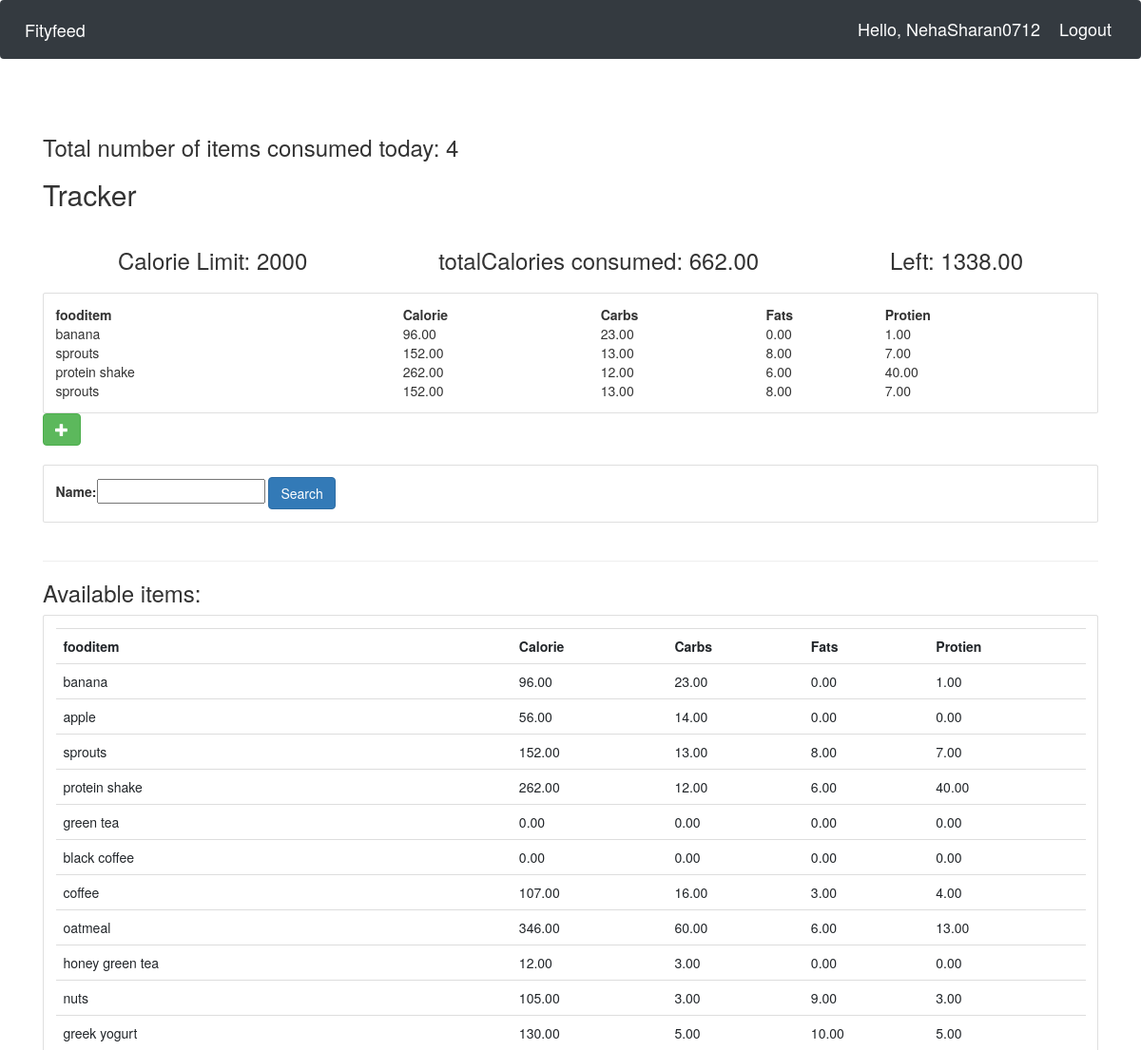
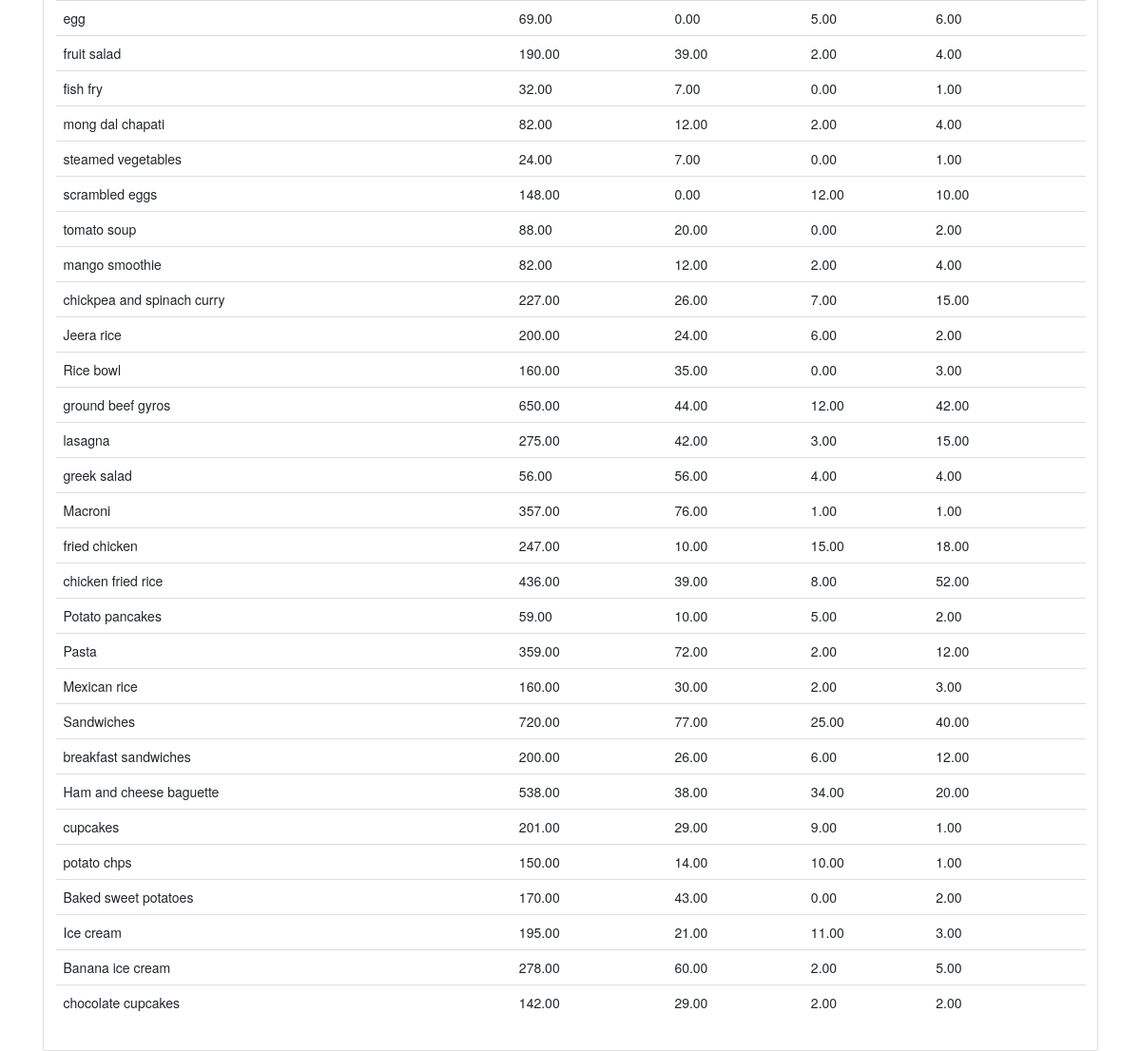
Screenshot of /user/ (signed in) with the database file from the repository (2 pictures, top to bottom).
### Fityfeed/models.py (models this page shows, shortened)
class Fooditem(models.Model):
    name = models.CharField(max_length=200)
    category = models.ManyToManyField(Category)
    carbohydrate = models.DecimalField(max_digits=5,decimal_places=2,default=0)
    fats = models.DecimalField(max_digits=5,decimal_places=2,default=0)
    protein = models.DecimalField(max_digits=5,decimal_places=2,default=0)
    calorie=models.DecimalField(max_digits=5,decimal_places=2,default=0,blank=True)
    quantity = models.IntegerField(default=1,null=True,blank=True)

### Fityfeed/views.py (the view)
# urls.py: path('user/',views.userPage,name='userPage'), #userPage
def userPage(request):
    user=request.user
    cust=user.customer
    fooditems=Fooditem.objects.filter()
    myfilter = fooditemFilter(request.GET,queryset=fooditems)
    fooditems=myfilter.qs
    total=UserFooditem.objects.all()
    myfooditems=total.filter(customer=cust)
    cnt=myfooditems.count()
    querysetFood=[]
    for food in myfooditems:
        querysetFood.append(food.fooditem.all())
    finalFoodItems=[]
    for items in querysetFood:
        for food_items in items:
            finalFoodItems.append(food_items)
    totalCalories=0
    for foods in finalFoodItems:
        totalCalories+=foods.calorie
    CalorieLeft=2000-totalCalories
    context={'CalorieLeft':CalorieLeft,'totalCalories':totalCalories,'cnt':cnt,'foodlist':finalFoodItems,'fooditem':fooditems,'myfilter':myfilter}
    return render(request,'user.html',context)

### Fityfeed/templates/user.html (shortened to what this page needs)
{% extends 'main.html' %}
{% block content %}
<head> <link rel="stylesheet" href="https://maxcdn.bootstrapcdn.com/bootstrap/3.3.7/css/bootstrap.min.css"></head>
<h3>Total number of items consumed today: {{cnt}}</h3>
<div class="today">
	<h2>Tracker</h2>
	<div class="flex-box-row">
		<h3>Calorie Limit: 2000</h3>
		<h3>totalCalories consumed: {{totalCalories}}</h3>
		<h3>Left: {{ CalorieLeft }}</h3>
	</div>
    <div class="card card-body">
        <table>
            <tr>
                <th>fooditem</th>
                <th>Calorie</th>
                <th>Carbs</th>
                <th>Fats</th>
                <th>Protien</th>
            </tr>
            {% for food in foodlist %}
            <tr>
                <td>{{food.name}}</td>
                <td> {{food.calorie}}</td>
                <td> {{food.carbohydrate}}</td>
                <td> {{food.fats}}</td>
				<td> {{food.protein}}</td>
			</tr>
            {% endfor %}
        </table>
	</div>
	<form action="{% url 'addFooditem' %}" method="POST">
		<button type="submit" class="btn btn-success">
			<span class="glyphicon glyphicon-plus"></span>
		</button>
	</form>
</div>
<br>
<div class="row">
	<div class="col">
		<div class="card card-body">
			<form method="get">
				{{myfilter.form}}
		    <button class="btn btn-primary" type="submit">Search</button>
		  </form>
		</div>
	</div>
</div>
<br>
<hr>
<h3>Available items:</h3>
<div class="row">
	<div class="col-md">
		<div class="card card-body">
			<table class="table table-sm">
				<tr>
					<th>fooditem</th>
					<th>Calorie</th>
					<th>Carbs</th>
					<th>Fats</th>
					<th>Protien</th>
				</tr>
				{% for food in fooditem %}
				<tr>
					<td>{{food.name}}</td>
					<td> {{food.calorie}}</td>
					<td> {{food.carbohydrate}}</td>
                    <td> {{food.fats}}</td>
                    <td> {{food.protein}}</td>
					</tr>
				{% endfor %}
			</table>
		</div>
	</div>
</div>
{% endblock %}

### Fityfeed/templates/main.html (shortened to what this page needs)
{% load static %}
<!DOCTYPE html>
<html lang="en">
<head>
    <link rel="stylesheet" href="https://stackpath.bootstrapcdn.com/bootstrap/4.5.0/css/bootstrap.min.css"0>
    <link rel="stylesheet" href="{% static 'css/main.css' %}">
</head>
<body>
    {% include 'navbar.html' %}
    <br>
    <br>
    <div class="container">
    {% block content %}{% endblock %}
    </div>
</body>
</html>

### Fityfeed/templates/navbar.html (shortened to what this page needs)
{% load static%}
<nav class="navbar navbar-expand-lg navbar-dark bg-dark">
    <a class="navbar-brand" href="{% url 'home' %}">Fityfeed</a>
    <span class="hello-msg">Hello, {{request.user}}</span>
    <span ><a  class="hello-msg" href="{% url 'logout' %}">Logout</a></span>
  </nav>

### static/css/main.css (style rules this page uses)
.flex-box-row { display:flex; padding : 10px; flex-wrap: wrap; justify-content: space-around; }

### Fityfeed/templates/navbar.html (style rules this page uses)
.hello-msg { font-size: 18px; color: #fff; margin-right: 20px; }

### rows the page displays
Fooditem: name "banana", calorie "96.00", carbohydrate "23.00", fats "0.00", protein "1.00"
Fooditem: name "sprouts", calorie "152.00", carbohydrate "13.00", fats "8.00", protein "7.00"
Fooditem: name "protein shake", calorie "262.00", carbohydrate "12.00", fats "6.00", protein "40.00"
Fooditem: name "apple", calorie "56.00", carbohydrate "14.00", fats "0.00", protein "0.00"
Fooditem: name "green tea", calorie "0.00", carbohydrate "0.00", fats "0.00", protein "0.00"
Fooditem: name "black coffee", calorie "0.00", carbohydrate "0.00", fats "0.00", protein "0.00"
Fooditem: name "coffee", calorie "107.00", carbohydrate "16.00", fats "3.00", protein "4.00"
Fooditem: name "oatmeal", calorie "346.00", carbohydrate "60.00", fats "6.00", protein "13.00"
Fooditem: name "honey green tea", calorie "12.00", carbohydrate "3.00", fats "0.00", protein "0.00"
Fooditem: name "nuts", calorie "105.00", carbohydrate "3.00", fats "9.00", protein "3.00"
Fooditem: name "greek yogurt", calorie "130.00", carbohydrate "5.00", fats "10.00", protein "5.00"
Fooditem: name "egg", calorie "69.00", carbohydrate "0.00", fats "5.00", protein "6.00"
Fooditem: name "fruit salad", calorie "190.00", carbohydrate "39.00", fats "2.00", protein "4.00"
Fooditem: name "fish fry", calorie "32.00", carbohydrate "7.00", fats "0.00", protein "1.00"
Fooditem: name "mong dal chapati", calorie "82.00", carbohydrate "12.00", fats "2.00", protein "4.00"
Fooditem: name "steamed vegetables", calorie "24.00", carbohydrate "7.00", fats "0.00", protein "1.00"
Fooditem: name "scrambled eggs", calorie "148.00", carbohydrate "0.00", fats "12.00", protein "10.00"
Fooditem: name "tomato soup", calorie "88.00", carbohydrate "20.00", fats "0.00", protein "2.00"
Fooditem: name "mango smoothie", calorie "82.00", carbohydrate "12.00", fats "2.00", protein "4.00"
Fooditem: name "chickpea and spinach curry", calorie "227.00", carbohydrate "26.00", fats "7.00", protein "15.00"
Fooditem: name "Jeera rice", calorie "200.00", carbohydrate "24.00", fats "6.00", protein "2.00"
Fooditem: name "Rice bowl", calorie "160.00", carbohydrate "35.00", fats "0.00", protein "3.00"
Fooditem: name "ground beef gyros", calorie "650.00", carbohydrate "44.00", fats "12.00", protein "42.00"
Fooditem: name "lasagna", calorie "275.00", carbohydrate "42.00", fats "3.00", protein "15.00"
Fooditem: name "greek salad", calorie "56.00", carbohydrate "56.00", fats "4.00", protein "4.00"
Fooditem: name "Macroni", calorie "357.00", carbohydrate "76.00", fats "1.00", protein "1.00"
Fooditem: name "fried chicken", calorie "247.00", carbohydrate "10.00", fats "15.00", protein "18.00"
Fooditem: name "chicken fried rice", calorie "436.00", carbohydrate "39.00", fats "8.00", protein "52.00"
Fooditem: name "Potato pancakes", calorie "59.00", carbohydrate "10.00", fats "5.00", protein "2.00"
Fooditem: name "Pasta", calorie "359.00", carbohydrate "72.00", fats "2.00", protein "12.00"
Fooditem: name "Mexican rice", calorie "160.00", carbohydrate "30.00", fats "2.00", protein "3.00"
Fooditem: name "Sandwiches", calorie "720.00", carbohydrate "77.00", fats "25.00", protein "40.00"
Fooditem: name "breakfast sandwiches", calorie "200.00", carbohydrate "26.00", fats "6.00", protein "12.00"
Fooditem: name "Ham and cheese baguette", calorie "538.00", carbohydrate "38.00", fats "34.00", protein "20.00"
Fooditem: name "cupcakes", calorie "201.00", carbohydrate "29.00", fats "9.00", protein "1.00"
Fooditem: name "potato chps", calorie "150.00", carbohydrate "14.00", fats "10.00", protein "1.00"
Fooditem: name "Baked sweet potatoes", calorie "170.00", carbohydrate "43.00", fats "0.00", protein "2.00"
Fooditem: name "Ice cream", calorie "195.00", carbohydrate "21.00", fats "11.00", protein "3.00"
Fooditem: name "Banana ice cream", calorie "278.00", carbohydrate "60.00", fats "2.00", protein "5.00"
Fooditem: name "chocolate cupcakes", calorie "142.00", carbohydrate "29.00", fats "2.00", protein "2.00"

### other values shown
{{ request.user }} "NehaSharan0712"
{{ cnt }} "4"
{{ totalCalories }} "662.00"
{{ CalorieLeft }} "1338.00"
